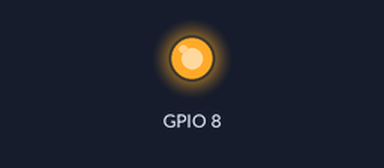
A program run on a simulated Raspberry Pi (BCM pin numbers). Parts: output pins drawn as LEDs (lit = HIGH). At 1.0 s the program stops and its outputs stay as they are.

Above: at 0.1 s.
At 0.6 s:
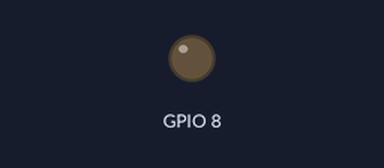
Timing chart, 0 to 2.5 s (numbered marks = the images above):
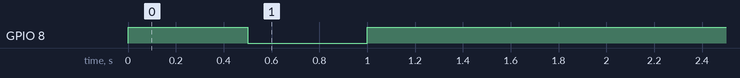

Measured:
- by itself, GPIO 8: LOW → HIGH at 0.00 s, → LOW 0.50 s later, → HIGH 0.50 s later

The program:

esp_reset.py
```python
#!/usr/bin/env python

import RPi.GPIO as GPIO
from time import sleep

GPIO.setwarnings(False)
GPIO.setmode(GPIO.BCM)
GPIO.setup(8, GPIO.OUT) # 8 is reset

GPIO.output(8, GPIO.HIGH)
sleep(0.5)
GPIO.output(8, GPIO.LOW)
sleep(0.5)
GPIO.output(8, GPIO.HIGH)
```
